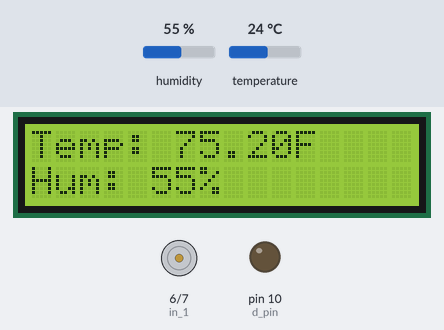
Bench run of a sketch on a simulated Arduino Uno, built with avr-gcc and run on an emulated ATmega328P. Shown: 16×2 character LCD, motor-driver pin pairs drawn as motors (green arrow = first pin HIGH = forward, orange = second pin HIGH = backward, longer = more drive), output pins drawn as LEDs (lit = HIGH). The test bench sets the inputs (shaded band); at power-on: temperature 24 °C, humidity 55 %. What the sketch prints to the serial monitor is not drawn.

Above: at 14.4 s.
14.5 s: temperature set to 12 °C
At 16.5 s:
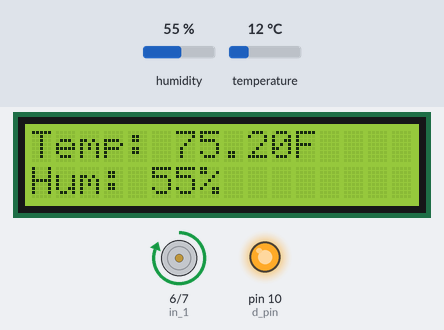
19.1 s: temperature set to 19 °C
At 21.7 s:
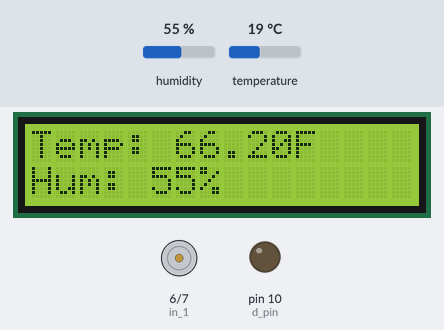
22.1 s: humidity set to 22 %
At 23.1 s:
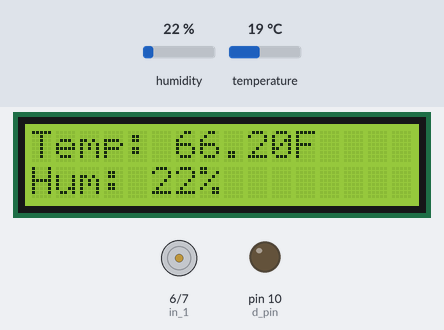
24.1 s: humidity set to 40 %
At 25.6 s:
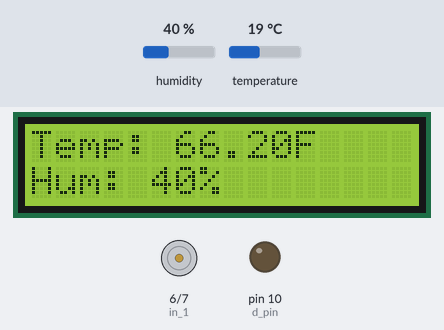
Timing chart, 0 to 27.1 s (numbered marks = the images above; inputs shaded):
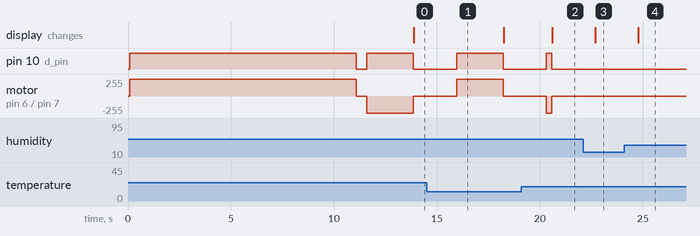

The sketch:

oil_door.ino
```cpp
#include <DHT11.h>
#include <Wire.h>
#include <LiquidCrystal_I2C.h>

LiquidCrystal_I2C lcd(0x27,16,2);
DHT11 dht11(8);

int d_pin = 10;
int in_1 = 6;
int in_2 = 7;

const float mintempF = 65.0;
const float maxtempF = 110.0;

const unsigned long fullStroketime = 10000;
//0 = fully retracted, 100 = fully extended
float estposition = 0.0;

void setup() {
  lcd.init();
  lcd.backlight();

  lcd.setCursor(0, 0);
  lcd.print("Temp:");
  lcd.setCursor(0, 1);
  lcd.print("Hum:");

  Serial.begin(9600);

  pinMode(d_pin, OUTPUT);
  pinMode(in_1, OUTPUT);
  pinMode(in_2, OUTPUT);

  // Home actuator to fully retracted at startup
  retractactuator(255);
  delay(fullStroketime + 1000);
  stopactuator();
  estposition = 0.0;
}

void loop() {
  //DHT11 logic
  int tempC = 0;
  int humidity = 0;
  int result = dht11.readTemperatureHumidity(tempC, humidity);

    //lcd.print("  Target Position: ");
    //lcd.print(targetPercent);
    //lcd.println("%");

    // Check the results of the readings.
    // If the reading is successful, print the temperature and humidity values.
    // If there are errors, print the appropriate error messages.
    if (result == 0) {
      float tempF = (tempC * 9.0/5.0) + 32.0;
      float targetPercent = (tempF - mintempF) * 100.0 / (maxtempF - mintempF);
      targetPercent = constrain(targetPercent, 0.0, 100.0);
      float difference = targetPercent - estposition;

      Serial.print("TempF: ");
      Serial.print(tempF);
      Serial.print("  Target: ");
      Serial.print(targetPercent);
      Serial.print("  Est: ");
      Serial.print(estposition);
      Serial.print("  Diff: ");
      Serial.println(difference);
      // if temp changes 0.5%, actuator will move to appropiate position
      if (fabs(difference) > 0.5){
        moveToPosition(targetPercent);
      }
      lcd.setCursor(6, 0);     // position after "Temp:"
      lcd.print("     ");      // clear old number
      lcd.setCursor(6, 0);
      lcd.print(tempF);
      lcd.print("F");

      lcd.setCursor(5, 1);     // position after "Hum:"
      lcd.print("     ");      // clear old number
      lcd.setCursor(5, 1);
      lcd.print(humidity);
      lcd.print("%");
    } else {
        // Print error message based on the error code.
        lcd.println(DHT11::getErrorString(result));
    }
  delay(500);
}

//void functions
void moveToPosition(float targetPercent){
  float delta = targetPercent - estposition;
  if (fabs(delta) < 1.0){
    stopactuator();
    return;
  }
  unsigned long moveTime = (unsigned long)(fabs(delta) / 100.0 * fullStroketime);

  if (delta > 0) {
    extendactuator(255);
  }
  else {
    retractactuator(255);
  }
  delay(moveTime);
  stopactuator();
  estposition = targetPercent;
}
void extendactuator(int speed_val){
  digitalWrite(in_1, LOW);
  digitalWrite(in_2, HIGH);
  analogWrite(d_pin, speed_val);
}
void retractactuator(int speed_val){
  digitalWrite(in_1, HIGH);
  digitalWrite(in_2, LOW);
  analogWrite(d_pin, speed_val);
}
void stopactuator(){
  analogWrite(d_pin, 0);
  digitalWrite(in_1, LOW);
  digitalWrite(in_2, LOW);
}
```

Measured:
- after the input at 14.5 s, pin 10 (d_pin): LOW → HIGH after 1.5 s, → LOW 2.3 s later; motor on pin 6 (in_1) / pin 7 (in_2): stopped → forward 255/255 after 1.5 s, → stopped 2.3 s later
- after the input at 19.1 s, pin 10 (d_pin): LOW → HIGH after 1.2 s, → LOW 0.27 s later; motor on pin 6 (in_1) / pin 7 (in_2): stopped → backward 255/255 after 1.2 s, → stopped 0.27 s later; the display: changes after 1.5 s (image 2)
- after the input at 22.1 s, the display: changes after 0.60 s (image 3)
- after the input at 24.1 s, the display: changes after 0.69 s (image 4)
